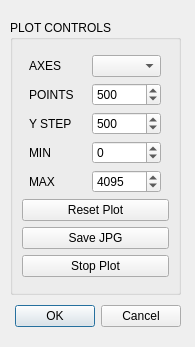
<?xml version="1.0" encoding="UTF-8"?>
<ui version="4.0">
 <class>configPlotDlg</class>
 <widget class="QDialog" name="configPlotDlg">
  <property name="geometry">
   <rect>
    <x>0</x>
    <y>0</y>
    <width>195</width>
    <height>347</height>
   </rect>
  </property>
  <property name="windowTitle">
   <string>Config Plot</string>
  </property>
  <widget class="QDialogButtonBox" name="buttonBox">
   <property name="geometry">
    <rect>
     <x>-130</x>
     <y>300</y>
     <width>311</width>
     <height>32</height>
    </rect>
   </property>
   <property name="orientation">
    <enum>Qt::Horizontal</enum>
   </property>
   <property name="standardButtons">
    <set>QDialogButtonBox::Cancel|QDialogButtonBox::Ok</set>
   </property>
  </widget>
  <widget class="QGroupBox" name="PlotControlsBox">
   <property name="geometry">
    <rect>
     <x>10</x>
     <y>20</y>
     <width>171</width>
     <height>275</height>
    </rect>
   </property>
   <property name="title">
    <string>PLOT CONTROLS</string>
   </property>
   <layout class="QGridLayout" name="gridLayout_2">
    <item row="0" column="0">
     <layout class="QVBoxLayout" name="plotControlsLayout">
      <item>
       <layout class="QHBoxLayout" name="horizontalLayout_6">
        <item>
         <widget class="QLabel" name="labelAxes">
          <property name="minimumSize">
           <size>
            <width>0</width>
            <height>0</height>
           </size>
          </property>
          <property name="maximumSize">
           <size>
            <width>50</width>
            <height>16777215</height>
           </size>
          </property>
          <property name="text">
           <string>AXES</string>
          </property>
         </widget>
        </item>
        <item>
         <widget class="QComboBox" name="comboAxes">
          <property name="minimumSize">
           <size>
            <width>69</width>
            <height>0</height>
           </size>
          </property>
          <property name="maximumSize">
           <size>
            <width>69</width>
            <height>16777215</height>
           </size>
          </property>
          <property name="currentIndex">
           <number>-1</number>
          </property>
         </widget>
        </item>
       </layout>
      </item>
      <item>
       <layout class="QHBoxLayout" name="horizontalLayout_10">
        <item>
         <widget class="QLabel" name="pointsLabel">
          <property name="minimumSize">
           <size>
            <width>50</width>
            <height>0</height>
           </size>
          </property>
          <property name="maximumSize">
           <size>
            <width>50</width>
            <height>16777215</height>
           </size>
          </property>
          <property name="text">
           <string>POINTS</string>
          </property>
         </widget>
        </item>
        <item>
         <widget class="QSpinBox" name="spinPoints">
          <property name="minimumSize">
           <size>
            <width>69</width>
            <height>0</height>
           </size>
          </property>
          <property name="maximumSize">
           <size>
            <width>69</width>
            <height>16777215</height>
           </size>
          </property>
          <property name="minimum">
           <number>10</number>
          </property>
          <property name="maximum">
           <number>1000</number>
          </property>
          <property name="value">
           <number>500</number>
          </property>
         </widget>
        </item>
       </layout>
      </item>
      <item>
       <layout class="QHBoxLayout" name="horizontalLayout_9">
        <item>
         <widget class="QLabel" name="labelYStep">
          <property name="minimumSize">
           <size>
            <width>50</width>
            <height>0</height>
           </size>
          </property>
          <property name="maximumSize">
           <size>
            <width>50</width>
            <height>16777215</height>
           </size>
          </property>
          <property name="text">
           <string>Y STEP</string>
          </property>
         </widget>
        </item>
        <item>
         <widget class="QSpinBox" name="spinYStep">
          <property name="minimumSize">
           <size>
            <width>69</width>
            <height>0</height>
           </size>
          </property>
          <property name="maximumSize">
           <size>
            <width>69</width>
            <height>16777215</height>
           </size>
          </property>
          <property name="minimum">
           <number>1</number>
          </property>
          <property name="maximum">
           <number>10000</number>
          </property>
          <property name="singleStep">
           <number>10</number>
          </property>
          <property name="value">
           <number>500</number>
          </property>
         </widget>
        </item>
       </layout>
      </item>
      <item>
       <layout class="QHBoxLayout" name="horizontalLayout_7">
        <item>
         <widget class="QLabel" name="label_2">
          <property name="minimumSize">
           <size>
            <width>50</width>
            <height>0</height>
           </size>
          </property>
          <property name="maximumSize">
           <size>
            <width>50</width>
            <height>16777215</height>
           </size>
          </property>
          <property name="text">
           <string>MIN</string>
          </property>
         </widget>
        </item>
        <item>
         <widget class="QSpinBox" name="spinAxesMin">
          <property name="minimumSize">
           <size>
            <width>69</width>
            <height>0</height>
           </size>
          </property>
          <property name="maximumSize">
           <size>
            <width>69</width>
            <height>16777215</height>
           </size>
          </property>
          <property name="minimum">
           <number>-65536</number>
          </property>
          <property name="maximum">
           <number>65536</number>
          </property>
          <property name="singleStep">
           <number>10</number>
          </property>
         </widget>
        </item>
       </layout>
      </item>
      <item>
       <layout class="QHBoxLayout" name="horizontalLayout_8">
        <item>
         <widget class="QLabel" name="label_3">
          <property name="minimumSize">
           <size>
            <width>50</width>
            <height>0</height>
           </size>
          </property>
          <property name="maximumSize">
           <size>
            <width>50</width>
            <height>16777215</height>
           </size>
          </property>
          <property name="text">
           <string>MAX</string>
          </property>
         </widget>
        </item>
        <item>
         <widget class="QSpinBox" name="spinAxesMax">
          <property name="minimumSize">
           <size>
            <width>69</width>
            <height>0</height>
           </size>
          </property>
          <property name="maximumSize">
           <size>
            <width>69</width>
            <height>16777215</height>
           </size>
          </property>
          <property name="minimum">
           <number>-65536</number>
          </property>
          <property name="maximum">
           <number>65536</number>
          </property>
          <property name="singleStep">
           <number>10</number>
          </property>
          <property name="value">
           <number>4095</number>
          </property>
         </widget>
        </item>
       </layout>
      </item>
      <item>
       <widget class="QPushButton" name="resetPlotButton">
        <property name="text">
         <string>Reset Plot</string>
        </property>
       </widget>
      </item>
      <item>
       <widget class="QPushButton" name="saveJPGButton">
        <property name="text">
         <string>Save JPG</string>
        </property>
       </widget>
      </item>
      <item>
       <widget class="QPushButton" name="stopPlotButton">
        <property name="minimumSize">
         <size>
          <width>0</width>
          <height>0</height>
         </size>
        </property>
        <property name="maximumSize">
         <size>
          <width>16777215</width>
          <height>16777215</height>
         </size>
        </property>
        <property name="text">
         <string>Stop Plot</string>
        </property>
       </widget>
      </item>
     </layout>
    </item>
   </layout>
  </widget>
 </widget>
 <resources/>
 <connections>
  <connection>
   <sender>buttonBox</sender>
   <signal>rejected()</signal>
   <receiver>configPlotDlg</receiver>
   <slot>reject()</slot>
   <hints>
    <hint type="sourcelabel">
     <x>316</x>
     <y>260</y>
    </hint>
    <hint type="destinationlabel">
     <x>286</x>
     <y>274</y>
    </hint>
   </hints>
  </connection>
  <connection>
   <sender>buttonBox</sender>
   <signal>accepted()</signal>
   <receiver>configPlotDlg</receiver>
   <slot>accept()</slot>
   <hints>
    <hint type="sourcelabel">
     <x>248</x>
     <y>254</y>
    </hint>
    <hint type="destinationlabel">
     <x>157</x>
     <y>274</y>
    </hint>
   </hints>
  </connection>
 </connections>
</ui>
